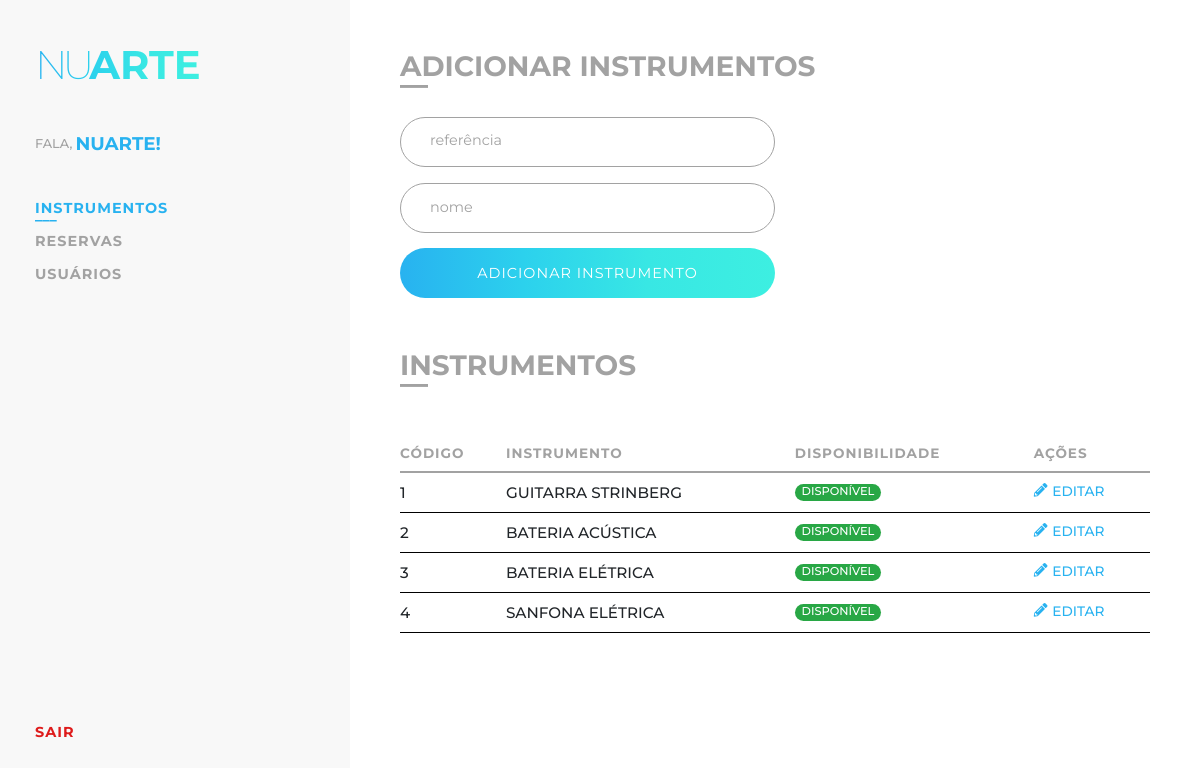
The app's page /painel (signed in) with its own data.
### tables this page shows
create table instruments
(
	reference int not null primary key,
    name varchar(255) not null
);

### php/controllers/instrument.php (called while the page is built)
<?php
function getInstruments($conn) {
    $sql = "SELECT * FROM instruments";
    $stmt = $conn->prepare($sql);
    $stmt->execute();
    $stmt->setFetchMode(PDO::FETCH_ASSOC);
    return $stmt->fetchAll();
}
?>

### painel/index.php (the view, shortened to what this page needs)
<?php
require_once '../php/config/database.php';
require_once '../php/controllers/instrument.php';
$instruments = getInstruments($conn);
?>
<html>
    <head>
        <link rel="stylesheet" href="https://stackpath.bootstrapcdn.com/bootstrap/4.1.3/css/bootstrap.min.css">
        <link rel="stylesheet" href="https://use.fontawesome.com/releases/v5.2.0/css/all.css">
        <link type="text/css" rel="stylesheet" href="../css/styles.css">
    </head>
    <body id="admin" <?php if(!isset($_SESSION['admin'])) echo 'class="login"'; ?>>
        <?php if(!isset($_SESSION['admin'])) { session_destroy(); ?>
        <section id="admin-login">
            <span class="logo small"></span>
            <form id="login-form" action="../php/operations/login-admin.php" method="post">
                <div class="form-group">
                    <input type="text" name="user" id="user" placeholder=" ">
                    <label for="user" class="gray regular">usuário</label>
                </div>
                <div class="form-group">
                    <input type="password" name="password" id="password" placeholder=" ">
                    <label for="password" class="gray regular">senha</label>
                </div>
                <button type="submit" name="login">entrar</button>
            </form>
        </section>
        <?php
        } else {
            $admin = $_SESSION['admin'];
        ?>
        <div id="sidebar">
            <span class="logo small"></span>
            <div id="hello"><span class="uppercase gray small medium">Fala, </span><span class="blue uppercase bold"><?php echo explode(' ', $admin['user'])[0];?>!</span></div>
            <nav>
                <ul id="menu">
                    <li><a class="bold gray uppercase active" href="#instruments">instrumentos</a></li>
                    <li><a class="bold gray uppercase" href="#reservations">reservas</a></li>
                    <li><a class="bold gray uppercase" href="#students">usuários</a></li>
                </ul>
                <ul id="exit">
                    <li><a class="bold red uppercase" href="../php/operations/logout.php">Sair</a></li>
                </ul>
            </nav>
        </div>
        <section id="instruments" class="user-page active">
            <div class="top">
                <h3 class="bold gray uppercase">Adicionar instrumentos</h3>
            </div>
            <div id="instruments-form">
                <form action="../php/operations/add-instrument.php" method="post">
                    <div class="form-group">
                        <input type="number" name="reference" id="instrument-reference" placeholder=" ">
                        <label for="instrument-reference" class="gray regular">referência</label>
                    </div>
                    <div class="form-group">
                        <input type="text" name="name" id="instrument-name" placeholder=" ">
                        <label for="instrument-name" class="gray regular">nome</label>
                    </div>
                    <button type="submit" name="add">adicionar instrumento</button>
                </form>
            </div>
            <div class="top">
                <h3 class="bold gray uppercase">instrumentos</h3>
            </div>
            <div id="instruments-container">
                <table class="uppercase">
                    <thead>
                        <tr class="bold gray">
                            <td>Código</td>
                            <td>Instrumento</td>
                            <td>Disponibilidade</td>
                            <td>Ações</td>
                        </tr>
                    </thead>
                    <tbody>
                    <?php
                        foreach($instruments as $instrument) {
                            $instrumentReservations = getInstrumentReservations($conn, $instrument);
                            $reservationDate = null;
                            $reservationEnd = null;
                            $now = new DateTime("now");
                    ?>
                        <tr class="medium">
                            <td><?php echo $instrument['reference']; ?></td>
                            <td><?php echo $instrument['name']; ?></td>
                            <td>
                            <?php if($reservationDate > $now || empty($instrumentReservations)) { ?>
                                <span class="badge badge-pill badge-success medium">disponível</span>
                            <?php } else { ?>
                                <span class="badge badge-pill badge-danger medium">indisponível</span><span class="red small"><?php echo "até ".$reservationEnd->format("d/m/Y"); ?></span>
                            <?php } ?>
                            </td>
                            <td class="blue pointer" data-reference="<?php echo $instrument['reference']; ?>" data-name="<?php echo $instrument['name']; ?>"><span class="fas fa-pencil-alt"></span> editar</td>
                        </tr>
                    <?php
                        }
                    ?>
                    </tbody>
                </table>
            </div>
        </section>
        <?php } ?>
    </body>
</html>

### css/styles.css (style rules this page uses)
* { font-family: 'Montserrat'; }
#sidebar { display: flex; width: 350px; min-height: 100vh; padding: 35px 35px; background-color: #F8F8F8; flex-direction: column; align-items: flex-start; }
#sidebar #hello { margin: 35px 0; display: flex; flex-direction: row; align-items: center; }
#sidebar #hello span { cursor: default; }
#sidebar #hello span:nth-child(2) { margin: 0 0 0 3px; font-size: 1.15em; }
#sidebar nav { display: flex; flex-direction: column; align-items: flex-start; }
#sidebar nav ul { list-style: none; display: flex; flex-direction: column; align-items: flex-start; padding: 0; }
#sidebar nav ul li { padding: 5.5px 0; }
#sidebar nav ul li a, #sidebar nav ul li a:link { display: flex; flex-direction: column; letter-spacing: 1px; text-decoration: none; font-size: 0.9em; transition: 100ms ease-in; }
#sidebar nav #menu li a:hover, #sidebar nav ul li a.active { color: #28B2F0; transition: 100ms ease-in; }
#sidebar nav ul li a:hover::after, #sidebar nav ul li a.active::after { content: "___"; margin: -15px 0 -6px 0; letter-spacing: 0px; font-weight: 800; animation: fadeIn 100ms ease-in; }
#sidebar nav { display: flex; flex: 1; flex-direction: column; justify-content: space-between; }
body#user, body#admin { display: flex; }
section.user-page.active { display: flex; }
section.user-page { flex: 1; display: none; flex-direction: column; align-items: flex-start; padding: 50px; }
section.user-page .top { display: flex; flex-direction: row; align-items: center; justify-content: space-between; width: 80%; }
section.user-page .top h3 { display: flex; flex-direction: column; }
section.user-page .top h3::after { content: "__"; margin: -25px 0 0 0; letter-spacing: 0px; font-weight: 800; }
#instruments-container, #reservations-container, #students-container { margin: 35px 0 0 0; width: 100%; }
#instruments-container table tbody tr td:last-child { display: flex; flex-direction: row; align-items: center; justify-content: flex-start; }
#instruments-container table tbody tr td span { margin: 0 5px 0 0; }
body#admin #instruments-container table tbody tr td:last-child { font-size: 0.9em; }
body#admin .top:nth-child(3) { margin: 35px 0 0 0; }
#instruments-form { width: 50%; }
.form-group { display: flex; flex-direction: column-reverse; margin: -5px 0; }
label { position: relative; width: fit-content; margin: 0 25px; font-size: 0.9em; padding: 0 5px; cursor: text; transition: 300ms cubic-bezier(.35, .37, .16, .99); }
input:focus~label, input:not(:placeholder-shown)~label { top: 10px; font-size: 0.85em; color: #28B2F0; background-color: white; transition: 300ms cubic-bezier(.35, .37, .16, .99); }
input, select { width: 100%; height: 50px; padding: 10px 25px; border: 1px solid #A2A2A2; border-radius: 30px; transition: 300ms cubic-bezier(.35, .37, .16, .99); }
input:focus, input:not(:placeholder-shown) { outline: none; border-color: #28B2F0; transition: 300ms cubic-bezier(.35, .37, .16, .99); }
button:not(.no-button) { display: flex; flex-direction: column; justify-content: center; align-items: center; width: 100%; height: 50px; margin: 20px 0 0 0; text-transform: uppercase; text-decoration: none; letter-spacing: 1px; color: white; font-size: 0.9em; border-radius: 60px; border: none; cursor: pointer; transition: 200ms ease-in; background: -webkit-linear-gradient(0deg, #28B2F0 0%, #2CD1ED 33%, #38E7E4 66%, #3DEFE1 100%); }
a:link { text-decoration: none; }
table { width: 100%; }
table thead tr { border-bottom: 2px solid #A2A2A2; }
table thead tr td { font-size: 0.85em; letter-spacing: 1px; padding: 10px 0; }
table tbody { font-size: 0.95em; }
table tbody tr { border-bottom: 1px solid black; transition: 100ms ease-in; }
table tbody tr td { padding: 10px 0; }
.logo { text-align: center; font-size: 3.5em; letter-spacing: -5px; z-index: 2; background: -webkit-linear-gradient(0deg, #28B2F0 0%, #2CD1ED 33%, #38E7E4 66%, #3DEFE1 100%); -webkit-text-fill-color: transparent; -webkit-background-clip: text; background-clip: text; }
.logo::before { content: 'nu'; text-transform: uppercase; font-weight: 200; }
.logo::after { content: 'arte'; text-transform: uppercase; font-weight: 700; letter-spacing: 0px; }
.logo.small { font-size: 2.5em; }
.uppercase { text-transform: uppercase; }
.pointer { cursor: pointer; }
.blue { color: #28B2F0; }
.gray { color: #A2A2A2; }
.red { color: #DE1B1B; }
.regular { font-weight: 400; }
.medium { font-weight: 500; }
.bold { font-weight: 700; }

### records on screen
instruments: reference "1", name "GUITARRA STRINBERG"
instruments: reference "2", name "BATERIA ACÚSTICA"
instruments: reference "3", name "BATERIA ELÉTRICA"
instruments: reference "4", name "SANFONA ELÉTRICA"

### other values on screen
explode(' ', $admin['user'])[0] "NUARTE"
